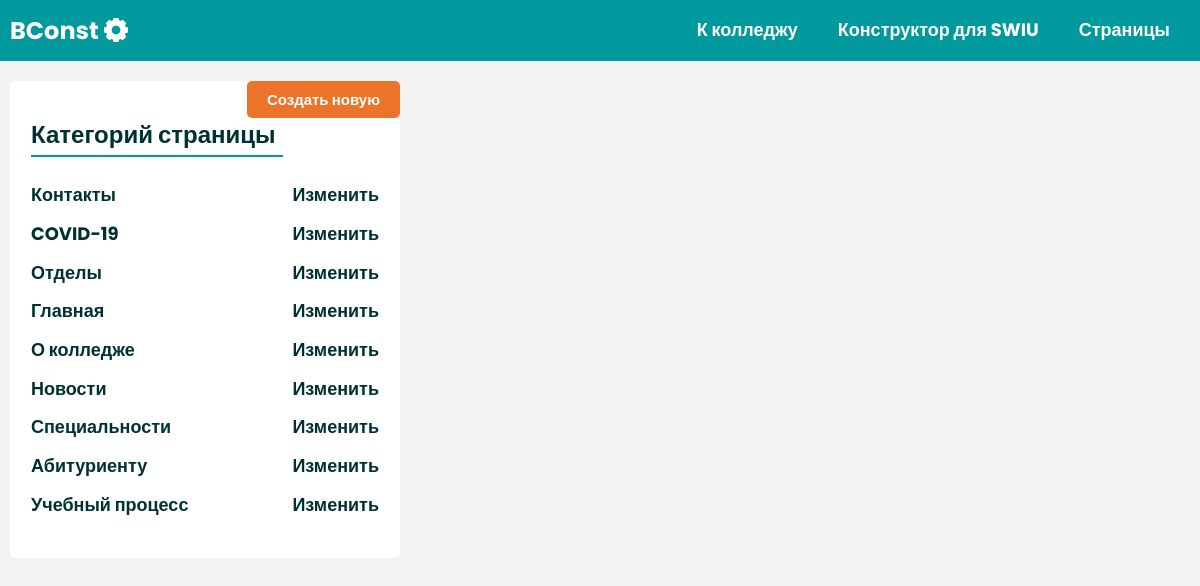
/page-const/c-list/ (signed in), run on the app's committed database.
### page/models.py (models this page shows, shortened)
class PageCategory(models.Model):
    name = models.CharField('НАзвани катоегрий',max_length=255)
    linkto = models.CharField('Ссылка на чего либо',default=0,max_length=255,blank=True,null=True)
    order = models.IntegerField('Филтрация',default=0)
    class Meta:
        verbose_name = "Категория Страницы"
        verbose_name_plural = "Категорий Страницы"

### page/views.py (the view)
# urls.py: path('c-list/',PageCategoryListView.as_view(),name="PageCategoryListView"),
class PageCategoryListView(PermissionRequiredMixin, ListView):
    redirect_field_name = '/'
    model = PageCategory
    template_name = 'page/category_page_list.html'
    permission_required = ('page.add_pagecategory')
    def get_context_data(self, *, object_list=None, **kwargs):
        context = super().get_context_data(**kwargs)
        context['categories'] = PageCategory.objects.all().order_by('order')
        return context

### sapp/context_proccers.py (called while the page is built)
def page_category(request):
    pageCats = PageCategory.objects.all().order_by('order')
    return {
        'pageCats':pageCats
    }

### page/templates/page/category_page_list.html (shortened to what this page needs)
{% extends 'layouts/apppage.html' %}
{% load static %}
{% block content %}
    <section class="main">
        <div class="container">
            <div class="main-grid">
                <div class="sidebar">
                    <h2 class="lined-title">Категорий страницы <span class="btn-create"><a href="{% url 'PageCategoryCreateView' %}">Создать новую</a></span></h2>
                    <ul class="sidebar__nav" id="sidebarNav">
                        {% for category in categories %}
                        {% url 'pageListView' category.id as urltolist %}
                        <li class="sidebar__nav-item" data-pk="{{category.id}}"><a class="sidebar__nav-link {% if request.path == urltolist %}active {% endif %}" href="{{urltolist}}">{{category.name}}</a> <a class="sidebar__nav-link" href="{% url 'PageCategoryUpdateView' category.id %}"> Изменить </a></li>
                        {% endfor %}
                    </ul>
                </div>
            </div>
        </div>
    </section>
{% endblock %}

### page/static/page/css/style.css (style rules this page uses)
* { margin: 0; padding: 0; font-family: "Poppins", sans-serif; box-sizing: border-box; }
.btn-create { position: absolute; font-size: 1.5rem; background-color: #EB742A; padding: 1rem 2rem; color: white; border-radius: 5px; right: 0; top: 0; }
.btn-create a { color: white; text-decoration: none; }
.lined-title { font-size: 2.4rem; padding: 0.7rem 0.7rem 0.7rem 0rem; border-bottom: 2px solid #009A9E; color: #003132; font-weight: 700; display: inline-block; }
.sidebar { background-color: #ffffff; padding: 3.3rem 2.1rem; border-radius: 0.5rem; position: relative; }
.sidebar__nav { list-style: none; margin-top: 2rem; }
.sidebar__nav-item { display: flex; justify-content: space-between; align-items: center; }
.sidebar__nav-link { padding: 0.8rem 0rem; text-decoration: none; display: block; font-size: 1.8rem; font-weight: 700; color: #003132; border-bottom: 0.2rem solid #ffffff; position: relative; }
.main { background-color: #f2f2f2; padding-top: 2rem; min-height: 101vh; }
.main-grid { display: grid; grid-template-columns: 2fr 4fr; grid-gap: 1rem; }
html { line-height: 1.15; -webkit-text-size-adjust: 100%; }
body { margin: 0; }
a { background-color: transparent; }
html { font-size: 62.5%; }
body { font-size: 1.6rem; }
.container { margin: 0 auto; max-width: 118rem; }

### data on the page
PageCategory: name "Контакты"
PageCategory: name "COVID-19"
PageCategory: name "Отделы"
PageCategory: name "Главная"
PageCategory: name "О колледже"
PageCategory: name "Новости"
PageCategory: name "Специальности"
PageCategory: name "Абитуриенту"
PageCategory: name "Учебный процесс"
